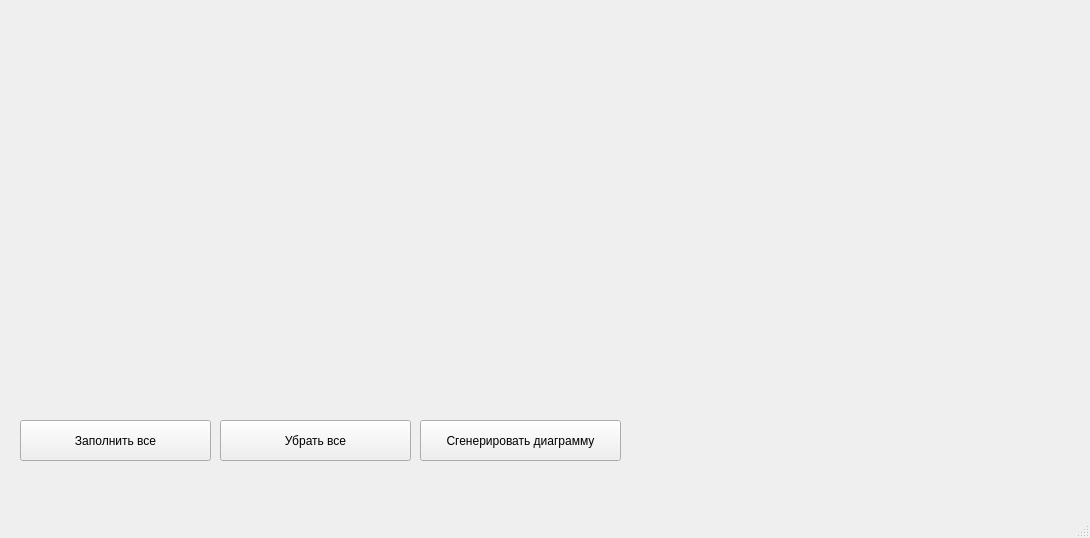
<?xml version="1.0" encoding="UTF-8"?>
<ui version="4.0">
 <class>MainWindow</class>
 <widget class="QMainWindow" name="MainWindow">
  <property name="geometry">
   <rect>
    <x>0</x>
    <y>0</y>
    <width>1090</width>
    <height>538</height>
   </rect>
  </property>
  <property name="windowTitle">
   <string>MainWindow</string>
  </property>
  <widget class="QWidget" name="centralwidget">
   <widget class="antenna_array_renderer" name="widget" native="true">
    <property name="geometry">
     <rect>
      <x>10</x>
      <y>10</y>
      <width>401</width>
      <height>401</height>
     </rect>
    </property>
   </widget>
   <widget class="QCustomPlot" name="widget_2" native="true">
    <property name="geometry">
     <rect>
      <x>420</x>
      <y>10</y>
      <width>661</width>
      <height>401</height>
     </rect>
    </property>
   </widget>
   <widget class="QPushButton" name="pushButton_2">
    <property name="enabled">
     <bool>true</bool>
    </property>
    <property name="geometry">
     <rect>
      <x>420</x>
      <y>420</y>
      <width>201</width>
      <height>41</height>
     </rect>
    </property>
    <property name="text">
     <string>Сгенерировать диаграмму</string>
    </property>
   </widget>
   <widget class="QPushButton" name="pushButton_3">
    <property name="geometry">
     <rect>
      <x>20</x>
      <y>420</y>
      <width>191</width>
      <height>41</height>
     </rect>
    </property>
    <property name="text">
     <string>Заполнить все</string>
    </property>
   </widget>
   <widget class="QPushButton" name="pushButton_4">
    <property name="geometry">
     <rect>
      <x>220</x>
      <y>420</y>
      <width>191</width>
      <height>41</height>
     </rect>
    </property>
    <property name="text">
     <string>Убрать все</string>
    </property>
   </widget>
  </widget>
  <widget class="QMenuBar" name="menubar">
   <property name="geometry">
    <rect>
     <x>0</x>
     <y>0</y>
     <width>1090</width>
     <height>23</height>
    </rect>
   </property>
  </widget>
  <widget class="QStatusBar" name="statusbar"/>
 </widget>
 <customwidgets>
  <customwidget>
   <class>QCustomPlot</class>
   <extends>QWidget</extends>
   <header>qcustomplot.h</header>
   <container>1</container>
  </customwidget>
  <customwidget>
   <class>antenna_array_renderer</class>
   <extends>QWidget</extends>
   <header>antenna_array_renderer.h</header>
   <container>1</container>
  </customwidget>
 </customwidgets>
 <resources/>
 <connections/>
</ui>
